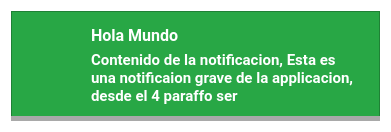
<?xml version="1.0" encoding="UTF-8"?>
<ui version="4.0">
 <class>NotificationModal</class>
 <widget class="QWidget" name="NotificationModal">
  <property name="windowModality">
   <enum>Qt::WindowModal</enum>
  </property>
  <property name="geometry">
   <rect>
    <x>0</x>
    <y>0</y>
    <width>391</width>
    <height>129</height>
   </rect>
  </property>
  <property name="sizePolicy">
   <sizepolicy hsizetype="Preferred" vsizetype="Maximum">
    <horstretch>0</horstretch>
    <verstretch>0</verstretch>
   </sizepolicy>
  </property>
  <property name="font">
   <font>
    <family>Noto Serif</family>
    <pointsize>11</pointsize>
    <weight>75</weight>
    <bold>true</bold>
   </font>
  </property>
  <property name="contextMenuPolicy">
   <enum>Qt::NoContextMenu</enum>
  </property>
  <property name="windowTitle">
   <string>Sistema SCADA</string>
  </property>
  <property name="windowIcon">
   <iconset>
    <normaloff>../../../../../.designer/if_16_1751363.ico</normaloff>../../../../../.designer/if_16_1751363.ico</iconset>
  </property>
  <property name="styleSheet">
   <string notr="true">background-color: rgb(255, 255, 255);</string>
  </property>
  <property name="inputMethodHints">
   <set>Qt::ImhSensitiveData</set>
  </property>
  <layout class="QVBoxLayout" name="verticalLayout">
   <item>
    <widget class="QFrame" name="MainFrame">
     <property name="minimumSize">
      <size>
       <width>240</width>
       <height>110</height>
      </size>
     </property>
     <property name="styleSheet">
      <string notr="true">background-color:#28a745;</string>
     </property>
     <property name="frameShape">
      <enum>QFrame::StyledPanel</enum>
     </property>
     <property name="frameShadow">
      <enum>QFrame::Raised</enum>
     </property>
     <widget class="QLabel" name="lblIcon">
      <property name="geometry">
       <rect>
        <x>7</x>
        <y>21</y>
        <width>70</width>
        <height>81</height>
       </rect>
      </property>
      <property name="text">
       <string/>
      </property>
      <property name="pixmap">
       <pixmap resource="../resources/resources.qrc">:/source/img/warningNotify.png</pixmap>
      </property>
      <property name="scaledContents">
       <bool>false</bool>
      </property>
      <property name="alignment">
       <set>Qt::AlignCenter</set>
      </property>
     </widget>
     <widget class="QScrollArea" name="lblTitleScroll">
      <property name="geometry">
       <rect>
        <x>75</x>
        <y>10</y>
        <width>151</width>
        <height>24</height>
       </rect>
      </property>
      <property name="minimumSize">
       <size>
        <width>65</width>
        <height>20</height>
       </size>
      </property>
      <property name="maximumSize">
       <size>
        <width>167772</width>
        <height>167772</height>
       </size>
      </property>
      <property name="font">
       <font>
        <family>Roboto</family>
        <pointsize>12</pointsize>
        <weight>75</weight>
        <bold>true</bold>
       </font>
      </property>
      <property name="frameShape">
       <enum>QFrame::NoFrame</enum>
      </property>
      <property name="frameShadow">
       <enum>QFrame::Plain</enum>
      </property>
      <property name="lineWidth">
       <number>0</number>
      </property>
      <property name="verticalScrollBarPolicy">
       <enum>Qt::ScrollBarAsNeeded</enum>
      </property>
      <property name="horizontalScrollBarPolicy">
       <enum>Qt::ScrollBarAlwaysOff</enum>
      </property>
      <property name="widgetResizable">
       <bool>true</bool>
      </property>
      <widget class="QWidget" name="ScrollTitleLayout">
       <property name="geometry">
        <rect>
         <x>0</x>
         <y>0</y>
         <width>151</width>
         <height>24</height>
        </rect>
       </property>
       <layout class="QVBoxLayout">
        <property name="spacing">
         <number>0</number>
        </property>
        <property name="leftMargin">
         <number>0</number>
        </property>
        <property name="topMargin">
         <number>0</number>
        </property>
        <property name="rightMargin">
         <number>0</number>
        </property>
        <property name="bottomMargin">
         <number>0</number>
        </property>
        <item>
         <widget class="QLabel" name="txtNombre">
          <property name="maximumSize">
           <size>
            <width>16666672</width>
            <height>16666672</height>
           </size>
          </property>
          <property name="font">
           <font>
            <family>Roboto</family>
            <pointsize>12</pointsize>
            <weight>75</weight>
            <bold>true</bold>
           </font>
          </property>
          <property name="styleSheet">
           <string notr="true">color:white;</string>
          </property>
          <property name="lineWidth">
           <number>0</number>
          </property>
          <property name="text">
           <string>Hola Mundo</string>
          </property>
          <property name="alignment">
           <set>Qt::AlignLeading|Qt::AlignLeft|Qt::AlignTop</set>
          </property>
          <property name="wordWrap">
           <bool>true</bool>
          </property>
          <property name="margin">
           <number>0</number>
          </property>
          <property name="indent">
           <number>5</number>
          </property>
         </widget>
        </item>
       </layout>
      </widget>
     </widget>
     <widget class="QScrollArea" name="lblContentScroll">
      <property name="geometry">
       <rect>
        <x>75</x>
        <y>35</y>
        <width>271</width>
        <height>64</height>
       </rect>
      </property>
      <property name="minimumSize">
       <size>
        <width>65</width>
        <height>20</height>
       </size>
      </property>
      <property name="maximumSize">
       <size>
        <width>167772</width>
        <height>167772</height>
       </size>
      </property>
      <property name="font">
       <font>
        <family>Roboto</family>
        <pointsize>12</pointsize>
        <weight>75</weight>
        <bold>true</bold>
       </font>
      </property>
      <property name="frameShape">
       <enum>QFrame::NoFrame</enum>
      </property>
      <property name="frameShadow">
       <enum>QFrame::Plain</enum>
      </property>
      <property name="lineWidth">
       <number>0</number>
      </property>
      <property name="verticalScrollBarPolicy">
       <enum>Qt::ScrollBarAsNeeded</enum>
      </property>
      <property name="horizontalScrollBarPolicy">
       <enum>Qt::ScrollBarAlwaysOff</enum>
      </property>
      <property name="widgetResizable">
       <bool>true</bool>
      </property>
      <widget class="QWidget" name="ScrollContentLayout">
       <property name="geometry">
        <rect>
         <x>0</x>
         <y>0</y>
         <width>271</width>
         <height>64</height>
        </rect>
       </property>
       <layout class="QVBoxLayout" name="_2">
        <property name="spacing">
         <number>0</number>
        </property>
        <property name="leftMargin">
         <number>0</number>
        </property>
        <property name="topMargin">
         <number>0</number>
        </property>
        <property name="rightMargin">
         <number>0</number>
        </property>
        <property name="bottomMargin">
         <number>0</number>
        </property>
        <item>
         <widget class="QLabel" name="txtContent">
          <property name="maximumSize">
           <size>
            <width>16666672</width>
            <height>16666672</height>
           </size>
          </property>
          <property name="font">
           <font>
            <family>Roboto</family>
            <pointsize>11</pointsize>
            <weight>75</weight>
            <bold>true</bold>
           </font>
          </property>
          <property name="styleSheet">
           <string notr="true">color:white;</string>
          </property>
          <property name="lineWidth">
           <number>0</number>
          </property>
          <property name="text">
           <string>Contenido de la notificacion, Esta es una notificaion grave de la applicacion, desde el 4 paraffo ser</string>
          </property>
          <property name="alignment">
           <set>Qt::AlignLeading|Qt::AlignLeft|Qt::AlignTop</set>
          </property>
          <property name="wordWrap">
           <bool>true</bool>
          </property>
          <property name="margin">
           <number>0</number>
          </property>
          <property name="indent">
           <number>5</number>
          </property>
         </widget>
        </item>
       </layout>
      </widget>
     </widget>
     <widget class="QPushButton" name="btnExit">
      <property name="geometry">
       <rect>
        <x>345</x>
        <y>5</y>
        <width>24</width>
        <height>24</height>
       </rect>
      </property>
      <property name="text">
       <string/>
      </property>
      <property name="icon">
       <iconset resource="../resources/resources.qrc">
        <normaloff>:/source/img/exitNotify.png</normaloff>:/source/img/exitNotify.png</iconset>
      </property>
      <property name="iconSize">
       <size>
        <width>24</width>
        <height>24</height>
       </size>
      </property>
      <property name="flat">
       <bool>true</bool>
      </property>
     </widget>
     <widget class="QProgressBar" name="progressBar">
      <property name="geometry">
       <rect>
        <x>0</x>
        <y>105</y>
        <width>371</width>
        <height>5</height>
       </rect>
      </property>
      <property name="styleSheet">
       <string notr="true">QProgressBar {
     border: none;
     background-color:transparent;
 }

 QProgressBar::chunk {
     background-color: #A9A9A9;
     width: 20px;
 }</string>
      </property>
      <property name="value">
       <number>100</number>
      </property>
      <property name="format">
       <string/>
      </property>
     </widget>
    </widget>
   </item>
  </layout>
 </widget>
 <resources>
  <include location="../resources/resources.qrc"/>
  <include location="../resources/resources.qrc"/>
 </resources>
 <connections/>
</ui>
